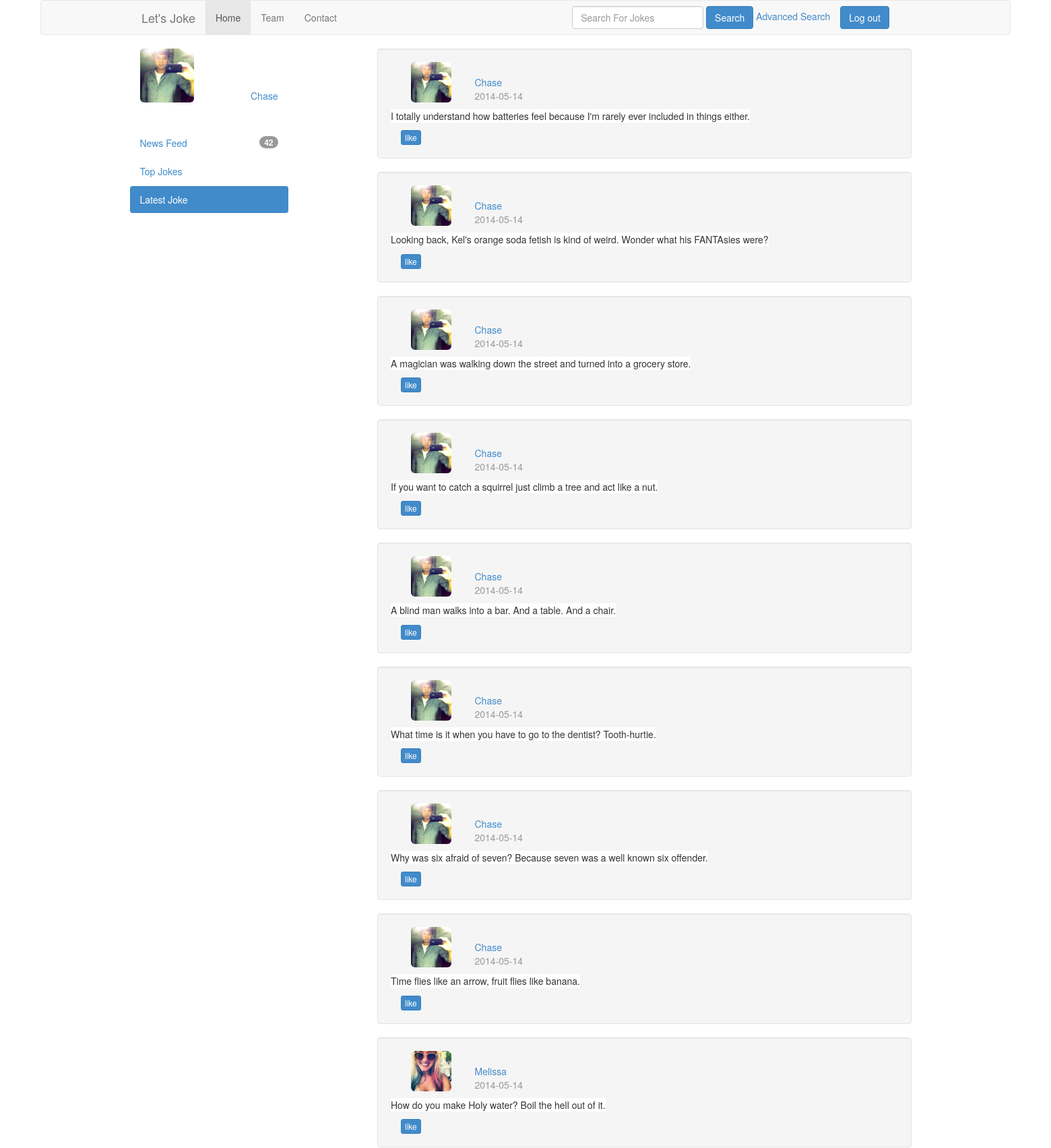
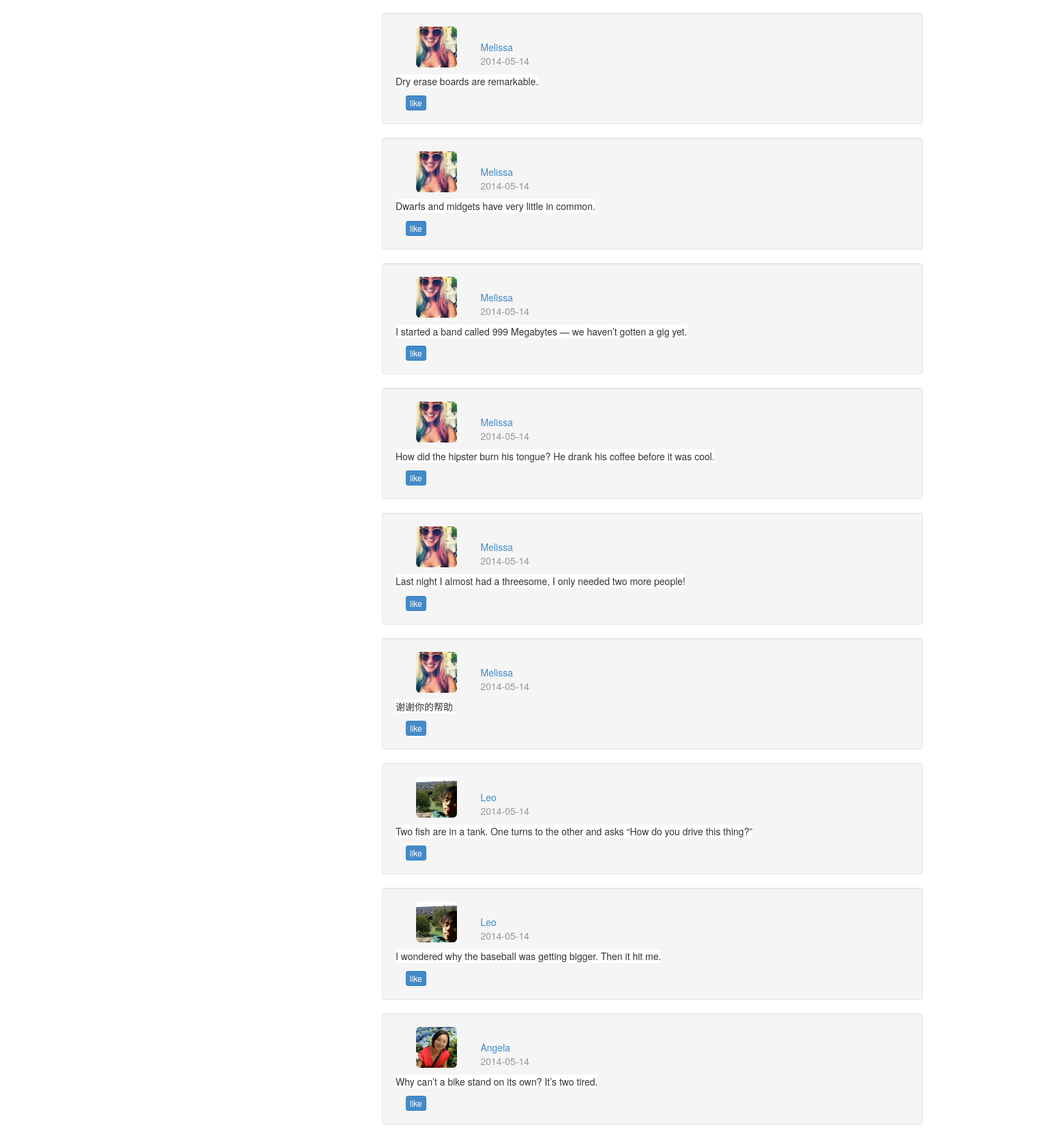
Screenshot of /?viewlatest (signed in, upper part) with the database file from the repository (2 pictures, top to bottom).
### tables this page shows
CREATE TABLE IF NOT EXISTS `author` (
  `id` int(11) NOT NULL AUTO_INCREMENT,
  `name` varchar(255) DEFAULT NULL,
  `email` varchar(255) DEFAULT NULL,
  `password` char(32) DEFAULT NULL,
  `path` varchar(60) DEFAULT NULL,
  PRIMARY KEY (`id`),
  UNIQUE KEY `email` (`email`)
);

CREATE TABLE IF NOT EXISTS `joke` (
  `id` int(11) NOT NULL AUTO_INCREMENT,
  `joketext` text,
  `jokedate` date NOT NULL,
  `authorid` int(11) DEFAULT NULL,
  `rate` int(11) DEFAULT '0',
  PRIMARY KEY (`id`),
  KEY `authorid` (`authorid`)
);

### includes/helpers.inc.php (the view, shortened to what this page needs)
<?php
function html($text)
{
  return htmlspecialchars($text, ENT_QUOTES, 'UTF-8');
}
function htmlout($text)
{
  echo html($text);
}

### user/latejokes.html.php (shortened to what this page needs)
<?php
include_once $_SERVER['DOCUMENT_ROOT'] .
        '/letsjoke1/includes/helpers.inc.php';
?>
<!DOCTYPE html>
<html lang="en">
    <head>
        <link href="bootstrap/css/bootstrap.min.css" rel="stylesheet">
    </head>
    <body>
        <div class="navbar navbar-default navbar-fixed-latest" role="navigation">
            <div class="container">
                <div class="navbar-header">
                    <a class="navbar-brand" href="?">Let's Joke</a>
                </div>
                <div class="collapse navbar-collapse">
                    <ul class="nav navbar-nav">
                        <li class="active"><a href="?">Home</a></li>
                        <li><a href="team">Team</a></li>
                        <li><a href="contact">Contact</a></li>
                    </ul>
                    <form action="" method="post" class="navbar-form navbar-right">
                        <div>
                            <input type="submit" value="Log out" class="btn btn-primary">
                        </div>
                    </form>
                    <form class="navbar-form navbar-right" role="search" action="" method="get">
                        <div class="form-group">
                            <input type="text" class="form-control" name="text" placeholder="Search For Jokes">
                        </div>
                        <input type="submit" class="btn btn-primary" value="Search">
                        <a href="#myModal" role="button" data-toggle="modal">Advanced Search</a>
                    </form>
                </div>
            </div>
        </div>
        <div class="container-fluid">
            <div class="col-md-2 col-md-offset-1" sidebar>
                <div class="row">
                    <div class="col-md-5">
                        <img style="width: 80px;" src="<?php htmlout($path); ?>" class="img-rounded">
                    </div>
                    <div class="col-md-7">
                        <br/>
                        <br/>
                        <br/>
                        <a href="#" class="pull-right"><?php htmlout($username); ?></a>
                    </div>
                </div>
                <br/>
                <br/>
                <div class="row">
                    <div>
                        <ul class="nav nav-pills nav-stacked">
                            <li><a href="?">News Feed<span class="badge pull-right">42</span></a></li>
                            <li><a href="?viewtop">Top Jokes</a></li>
                            <li class="active"><a href="?viewlatest">Latest Joke</a></li>
                        </ul>
                    </div>
                </div>
            </div>
            <div class="col-md-7 col-md-offset-1">
                <div class="container-fluid">
                    <?php if (isset($latests)): ?>
                        <?php foreach ($latests as $latest): ?>
                            <div class="row">
                                <div class="well">
                                    <div class="container-fluid">
                                        <div class="row">
                                            <div class="col-md-5">
                                                <div class="col-md-4">
                                                    <?php
                                                    include $_SERVER['DOCUMENT_ROOT'] . '/includes/db.inc.php';
                                                    $fid = $latest['name'];
                                                    try {
                                                        $sql = 'select path from author where name = :name';
                                                        $s = $pdo->prepare($sql);
                                                        $s->bindValue(':name', $fid);
                                                        $s->execute();
                                                    } catch (Exception $ex) {
                                                        $error = "Error fetching friend path";
                                                        include 'error.html.php';
                                                        exit();
                                                    }
                                                    foreach ($s as $result) {
                                                        $path = $result['path'];
                                                    }
                                                    ?>
                                                    <img style="width: 60px;" src="<?php htmlout($path); ?>" class="img-rounded  pull-left">
                                                </div>
                                                <div class="col-md-8">
                                                    <br/>
                                                    <a href="#"><?php htmlout($latest['name']); ?></a>
                                                    <p class="text-muted"><?php htmlout($latest['jokedate']); ?></p>
                                                </div>
                                            </div>
                                        </div>
                                        <div class="row">
                                            <p style="background-color: white" class="pull-left"><?php htmlout($latest['text']); ?> </p>
                                        </div>
                                        <div class="row">
                                            <div class="col-md-1">
                                                <form action="" method="POST">
                                                    <?php $test = FALSE; ?>
                                                    <?php if ($test == FALSE): ?>
                                                        <input type="submit" name="action2" value="like" class="btn btn-primary btn-xs">
                                                    <?php endif; ?>
                                                </form>
                                            </div>
                                            <div class="col-md-1">
                                            </div>
                                        </div>
                                    </div>
                                </div>
                            </div>
                        <?php endforeach; ?>
                    <?php endif; ?>
                </div>
            </div>
        </div>
</body>
</html>

### user/latejokes.html.php (style rules this page uses)
body { padding-latest: 80px; padding-bottom: 60px; padding-left: 60px; padding-right: 60px; }

### rows the page displays
author: path (picture), name "Chase"
joke: authorid.path (picture), authorid.name "Chase 2014-05-14 I totally understand how batteries feel because I'm rarely ever included in things either."
joke: authorid.path (picture), authorid.name "Chase 2014-05-14 Looking back, Kel's orange soda fetish is kind of weird. Wonder what his FANTAsies were?"
joke: authorid.path (picture), authorid.name "Chase 2014-05-14 A magician was walking down the street and turned into a grocery store."
joke: authorid.path (picture), authorid.name "Chase 2014-05-14 If you want to catch a squirrel just climb a tree and act like a nut."
joke: authorid.path (picture), authorid.name "Chase 2014-05-14 A blind man walks into a bar. And a table. And a chair."
joke: authorid.path (picture), authorid.name "Chase 2014-05-14 What time is it when you have to go to the dentist? Tooth-hurtie."
joke: authorid.path (picture), authorid.name "Chase 2014-05-14 Why was six afraid of seven? Because seven was a well known six offender."
joke: authorid.path (picture), authorid.name "Chase 2014-05-14 Time flies like an arrow, fruit flies like banana."
author: path (picture)
author: path (picture)
author: path (picture)

### other values shown
html($text) "Melissa 2014-05-14 How do you make Holy water? Boil the hell out of it."
html($text) "Melissa 2014-05-14 Dry erase boards are remarkable."
html($text) "Melissa 2014-05-14 Dwarfs and midgets have very little in common."
html($text) "Melissa 2014-05-14 I started a band called 999 Megabytes — we haven’t gotten a gig yet."
html($text) "Melissa 2014-05-14 How did the hipster burn his tongue? He drank his coffee before it was cool."
html($text) "Melissa 2014-05-14 Last night I almost had a threesome, I only needed two more people!"
html($text) "Melissa 2014-05-14 谢谢你的帮助"
html($text) "Leo 2014-05-14 Two fish are in a tank. One turns to the other and asks “How do you drive this thing?”"
html($text) "Leo 2014-05-14 I wondered why the baseball was getting bigger. Then it hit me."
html($text) "Angela 2014-05-14 Why can’t a bike stand on its own? It’s two tired."
